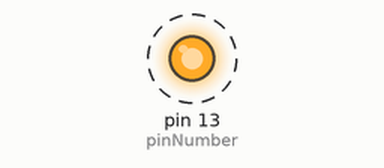
The sketch below on a simulated Arduino Uno, built with avr-gcc and run on an emulated ATmega328P. On the bench: output pins drawn as LEDs (lit = HIGH). Dashed ring = blinking.

Above: at 0.5 s.
Timing chart, 0 to 4.6 s (numbered marks = the images above):
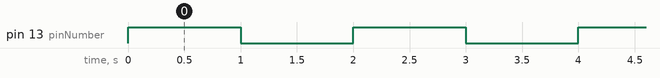

Measured:
- by itself, pin 13 (pinNumber): alternates HIGH for 1.0 s and LOW for 1.0 s

The sketch:

project1_circuit_group141.ino
```cpp
// C++ code
//

int pinNumber = 13;
void setup()
{
  pinMode(pinNumber, OUTPUT);
}

void loop()
{
  digitalWrite(pinNumber, HIGH);
  delay(1000); // Wait for 1000 millisecond(s)
  digitalWrite(pinNumber, LOW);
  delay(1000); // Wait for 1000 millisecond(s)
}
```
